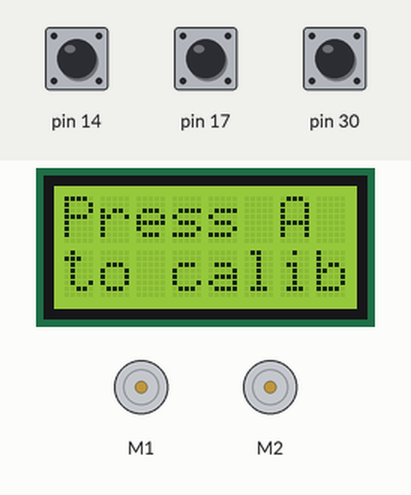
Bench run of a sketch on a simulated Arduino Leonardo, built with avr-gcc and run on an emulated ATmega32U4. On the bench: 8×2 character LCD, 2 × DC motor (green arrow = forward, orange = backward, longer = faster). The inputs (shaded band) are chosen by the test bench; at power-on: pin 14 HIGH, pin 17 HIGH, pin 30 HIGH.

Above: at 0.8 s.
0.9 s: pin 14 pulled LOW for 0.15 s
At 1.5 s:
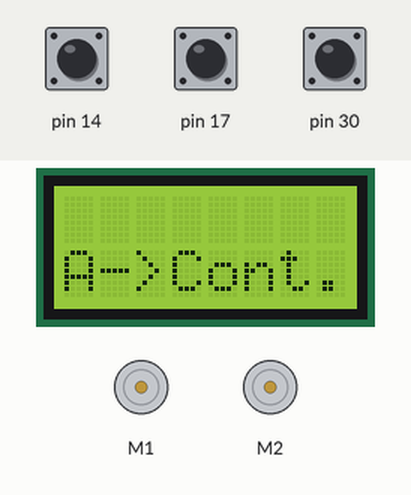
2.5 s: pin 14 pulled LOW for 1 s
At 3.8 s:
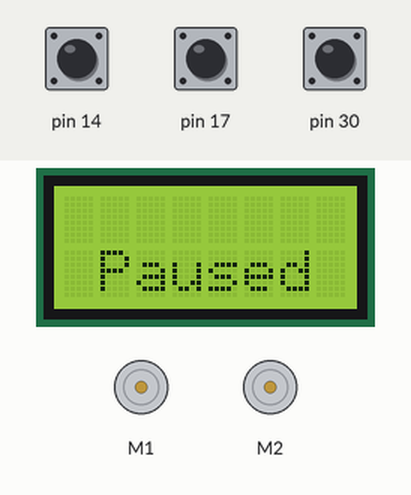
5.0 s: pin 14 pulled LOW for 0.15 s
At 5.3 s:
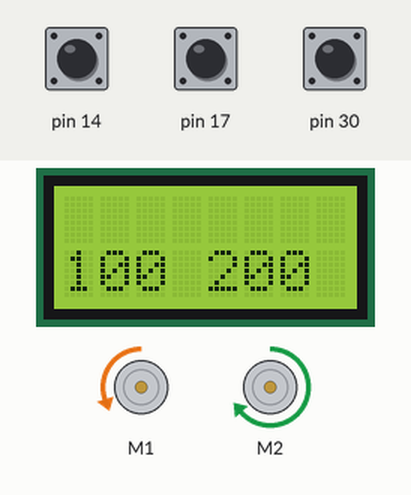
6.6 s: pin 17 pulled LOW for 0.15 s
At 7.8 s:
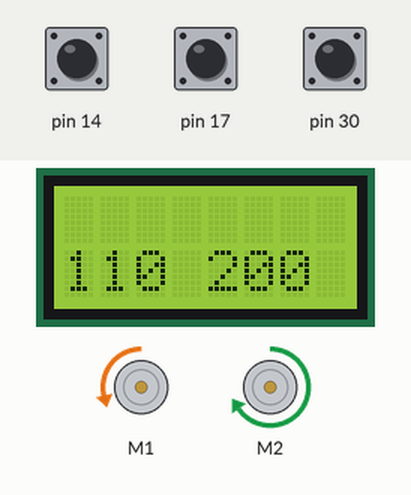
8.2 s: pin 17 pulled LOW for 1 s
At 9.6 s:
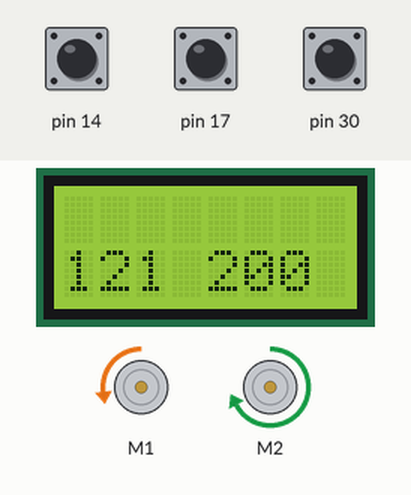
10.7 s: pin 30 pulled LOW for 0.15 s
At 12.1 s:
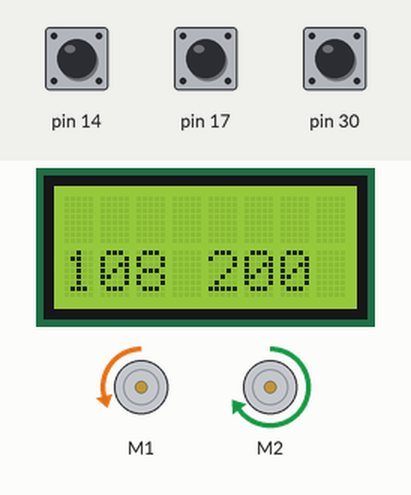
Timing chart, 0 to 13.7 s (numbered marks = the images above; inputs shaded):
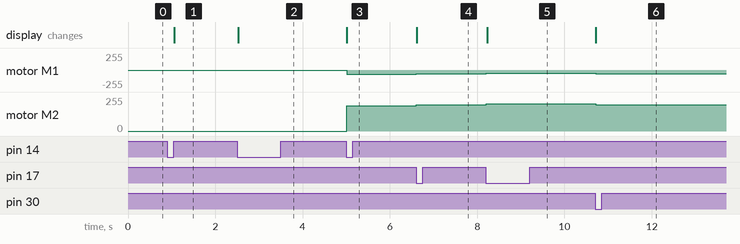

The sketch:

kdh_line.ino
```cpp
// (licence header left out)
#include <Zumo32U4.h>

Zumo32U4LCD lcd;
Zumo32U4ButtonA button_a;
Zumo32U4ButtonB button_b;
Zumo32U4ButtonC button_c;
Zumo32U4LineSensors line_sensors;
const uint8_t NUM_SENSORS = 5;
unsigned int line_sensor_values[NUM_SENSORS] = {0, 0, 0, 0, 0};

Zumo32U4Motors motors;
bool pause = true;

/////////// Change these values to modify behaviour /////////
float desired_lin_speed = 100.0;
float rot_gain = 0.1; // Tip: This gain could be more agressive.
/////////////////////////////////////////////////////////////

// Loads 1-7 bar characters to show linereadings. The 0-bars is just a space,
// ' ', and the 8-bar is the character 0xFF (or 255), they do not need to be
// loaded.
void loadCustomCharacters()
{
  static const char levels[] PROGMEM = {
    0, 0, 0, 0, 0, 0, 0, 63, 63, 63, 63, 63, 63, 63
  };
  for (int i = 0; i < 7; ++i) {
    lcd.loadCustomCharacter(levels + i, i);
  }
}

// Prints a character representing signal strength as a stacked-bar, with
// 0-8 bars.
void printBar(uint8_t height)
{
  if (height > 8) { height = 8; }
  static const char barChars[] = {' ', 0, 1, 2, 3, 4, 5, 6, '\xff'};
  lcd.print(barChars[height]);
}

// Prints the five line readings to the display. The readings are printed to
// the first five characters on the first line (this can be changed in the
// code).
void printReadingsToLCD(unsigned int* readings)
{
  lcd.gotoXY(0, 0); // Modify this, if you want to change the position.
  for (uint8_t i = 0; i < 5; i++)
  {
    uint8_t barHeight = map(readings[i], 0, 1000, 0, 8);
    printBar(barHeight);
  }
}

// Set the linear and rotational speeds. Min and max is [-400, 400]. If the
// limits are exceeded, the speed is constrained so that the robot prioritizes
// the rotation.
void setLinRotSpeeds(float lin_speed, float rot_speed) {
  float left_speed = lin_speed - rot_speed;
  float right_speed = lin_speed + rot_speed;
  // Now, constrain the speeds on both tracks, so that angular velocity is
  // prioritized.
  if (left_speed > 400) {
    right_speed = right_speed - (left_speed - 400);
    if (right_speed < -400) {right_speed = -400;}
    left_speed = 400;
  } else if (right_speed > 400) {
    left_speed = left_speed - (right_speed - 400);
    if (left_speed < -400) {left_speed = -400;}
    right_speed = 400;
  } else if (left_speed < -400) {
    right_speed = right_speed - (left_speed + 400);
    if (right_speed > 400) {right_speed = 400;}
    left_speed = -400;
  } else if (right_speed < -400) {
    left_speed = left_speed - (right_speed + 400);
    if (left_speed > 400) {left_speed = 400;}
    right_speed = -400;
  }

  motors.setSpeeds(left_speed, right_speed);
}

void setup() {
  // Initialize sensors
  line_sensors.initFiveSensors();
  // Load bars to show sensor values on display
  loadCustomCharacters();

  // Wait for button A to be pressed and released.
  lcd.clear();
  lcd.print(F("Press A"));
  lcd.gotoXY(0, 1);
  lcd.print(F("to calib"));
  button_a.waitForButton();

  lcd.clear();
  lcd.gotoXY(0,1);
  lcd.print(F("A->Cont."));
  while (!button_a.getSingleDebouncedPress()) {
    line_sensors.calibrate();
    line_sensors.readCalibrated(line_sensor_values);
    printReadingsToLCD(line_sensor_values);
  }
}

void loop() {
  int line_position = line_sensors.readLine(line_sensor_values);
  printReadingsToLCD(line_sensor_values);

  // Negating the line position, because the positive rotation is defined
  // counter-clockwise and the line position is clock-wise.
  float rot_speed = rot_gain * -(line_position - 2000);
  float lin_speed = desired_lin_speed;
  if (pause) {
    setLinRotSpeeds(0., 0.);
  } else {
    setLinRotSpeeds(lin_speed, rot_speed);
  }

  if (pause) {
    lcd.gotoXY(0,1);
    lcd.print(F(" Paused "));
  } else {
    lcd.gotoXY(0,1);
    lcd.print(F("        "));
    lcd.gotoXY(0,1);
    lcd.print((int)lin_speed);
    lcd.print(' ');
    lcd.print((int)rot_speed);
  }

  // If button A is pressed, pause.
  if (button_a.getSingleDebouncedPress())
  {
    pause = !pause;
  }

  // If button B is pressed, decrease speed.
  if (button_b.getSingleDebouncedPress())
  {
    desired_lin_speed *= 0.9;
  }

  // If button C is pressed, increase speed.
  if (button_c.getSingleDebouncedPress())
  {
    desired_lin_speed *= 1.1;
  }
}
```

Measured:
- after the input at 0.9 s, the display: changes after 0.16 s (image 1)
- after the input at 2.5 s, the display: changes at once (image 2)
- after the input at 5.0 s, motor M1: stopped → backward 63/255 at once; motor M2: stopped → forward 191/255 at once; the display: changes at once (image 3)
- after the input at 6.6 s, motor M1: backward 63/255 → backward 57/255 at once; motor M2: forward 191/255 → forward 197/255 at once; the display: changes at once (image 4)
- after the input at 8.2 s, motor M1: backward 57/255 → backward 50/255 at once; motor M2: forward 197/255 → forward 204/255 at once; the display: changes at once (image 5)
- after the input at 10.7 s, motor M1: backward 50/255 → backward 58/255 at once; motor M2: forward 204/255 → forward 196/255 at once; the display: changes at once (image 6)
